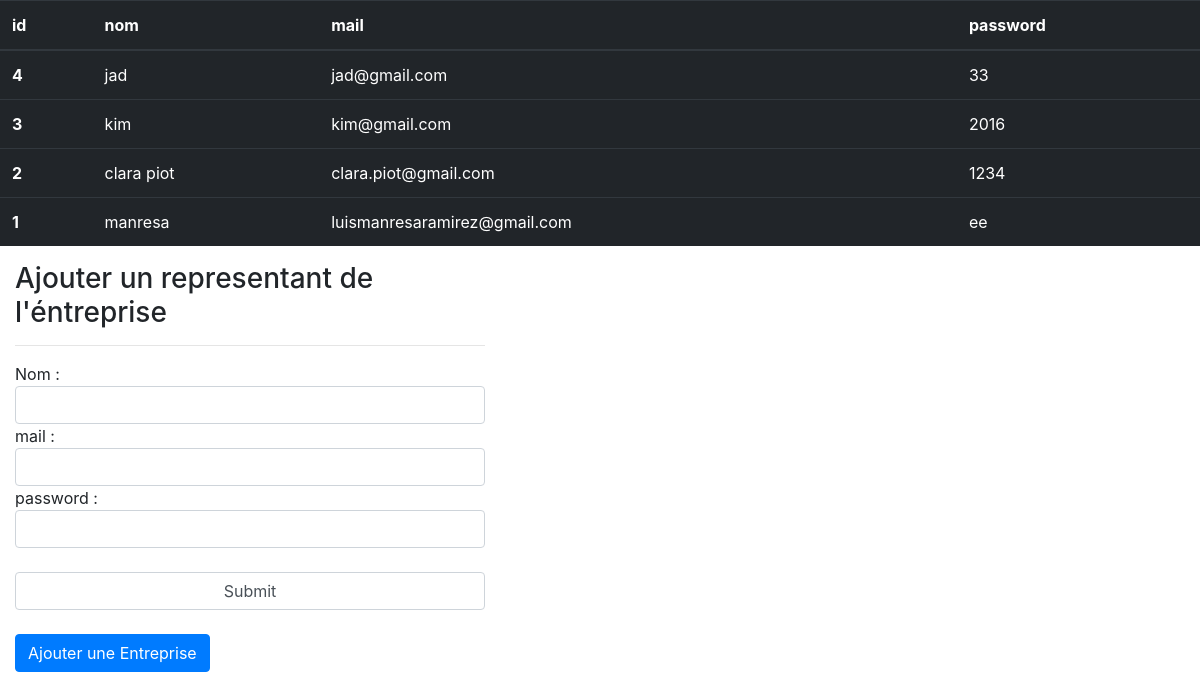
The page / on the database its author committed.
### tables this page shows
CREATE TABLE IF NOT EXISTS `users` (
  `id` int(11) NOT NULL AUTO_INCREMENT,
  `nom` varchar(255) NOT NULL,
  `mail` varchar(255) NOT NULL,
  `password` varchar(255) NOT NULL,
  PRIMARY KEY (`id`)
);

### core/ControllerBase.php (called while the page is built, shortened)
<?php
class ControllerBase {
     public function __construct() {
         require_once 'EntitesBase.php';
     }
     public function view($vue,$data){
         require_once 'core/HelperView.php';
         $helper = new HelperView();
         require_once 'view/'.$vue.'View.php';
     }
}

### controller/UsersController.php (called while the page is built, shortened)
<?php
class UsersController extends ControllerBase {
    public function index(){
        $utilisateurDAO = new UsersDAO();
        $allusers = $utilisateurDAO->getAll();
        $this->view("index", array(
            "allusers" =>$allusers
        ));
    }
}

### index.php (called while the page is built, shortened)
<?php
require_once 'core/ControllerBase.php';
require_once 'core/ControlleurFrontal.php';
if(isset($_GET["controller"])){
    $controllerObj = ControlleurFrontal::chargerControlleur($_GET["controller"]);
}else {
    $controllerObj = ControlleurFrontal::chargerControlleur(CONTROLLER_DEFAULT);
}
ControlleurFrontal::lancerAction($controllerObj);

### model/UsersDAO.php (called while the page is built, shortened)
<?php
class UsersDAO extends EntitesBase {
    function __construct() {
        $table="users";
    }
}

### core/Connexion.php (called while the page is built, shortened)
<?php
class Connexion
{
    static $instance;
    public static function getInstance() {
        if(is_null(self::$instance)){
            self::$instance = self::connecter();
        }
        return self::$instance;
    }
    private static function connecter() {
        try{
            $bdd =  new PDO('mysql:host='.DB_HOST.';dbname='.DB_BASE.';charset=UTF8', DB_USER, DB_PASS);
            $bdd->setAttribute(PDO::ATTR_DEFAULT_FETCH_MODE, PDO::FETCH_ASSOC);
            return $bdd;
        }catch (Exception $exception){
            echo $exception->getMessage();
            exit(-1);
        }
    }
}

### core/EntitesBase.php (called while the page is built, shortened)
<?php
class EntitesBase {
    private $table;
    private $db;
    public function __construct($table) {
        $this->table = (string) $table;
        require_once 'Connexion.php';
        $this->db= Connexion::getInstance();
    }
    public function bd(){
        return $this->db;
    }
    public function getAll(){
        $query = "SELECT * FROM $this->table ORDER BY id DESC";
        $stmt=$this->bd()->prepare($query);
        $stmt->execute();
        if($stmt->errorCode()==self::ERROR_CODE){
            $reponse = array();
            while($row = $stmt->fetchObject()){
                $reponse[]=$row;
            }
            return $reponse;
        }else {
            return "code d'erreur getAll :".$stmt->errorCode();
        }
    }
}

### core/HelperView.php (called while the page is built)
<?php
class HelperView {
    public function url($controlleur=CONTROLLER_DEFAULT,$action=ACTION_DEFAUT){
        $urlString ="index.php?controller=".$controlleur."&action=".$action;
        return $urlString;
    }
}

### view/indexView.php (the view, shortened to what this page needs)
<!DOCTYPE HTML>
<html lang="">
    <head>
        <link href="https://stackpath.bootstrapcdn.com/bootstrap/4.1.3/css/bootstrap.min.css" rel="stylesheet">
    </head>
    <body>
    <div class="containre">
        <table class="table table-dark">
          <thead>
            <tr>
              <th scope="col">id</th>
              <th scope="col">nom</th>
              <th scope="col">mail</th>
              <th scope="col">password</th>
            </tr>
          </thead>
          <tbody>
            <?php
            $tbody="";
            foreach ($allusers as $user) {
                $tbody.="<tr>\r\n";
                $tbody.="<th scope='row'>".$user->id."</th>";
                $tbody.="<td>".$user->nom."</td>";
                $tbody.="<td>".$user->mail."</td>";
                $tbody.="<td>".$user->password."</td>";
                $tbody.="</th>";
                $tbody.="</tr>\r\n";
            }
            echo $tbody;
            ?>
          </tbody>
        </table>
        <form action="<?php echo $helper->url("users","create") ?>" method="post" class="col-lg-5">
            <h3>Ajouter un representant de l'éntreprise</h3>
            <hr>
            Nom : <input type="text" name="nom" class="form-control"/>
            mail : <input type="mail" name="mail" class="form-control"/>
            password :<input type="password" name="password" class="form-control"/>
            <br>
            <input type="submit" name="ajouter" class="form-control"/>
            <br>
            <a href="index.php?controller=Entreprise&action=index" class="btn btn-primary">Ajouter une Entreprise </a>
        </form>
    </div>
    </body>
</html>

### rows shown on the page
users: id "4", nom "jad", mail "jad@gmail.com", password "33"
users: id "3", nom "kim", mail "kim@gmail.com", password "2016"
users: id "2", nom "clara piot", mail "clara.piot@gmail.com", password "1234"
users: id "1", nom "manresa", mail "luismanresaramirez@gmail.com", password "ee"
